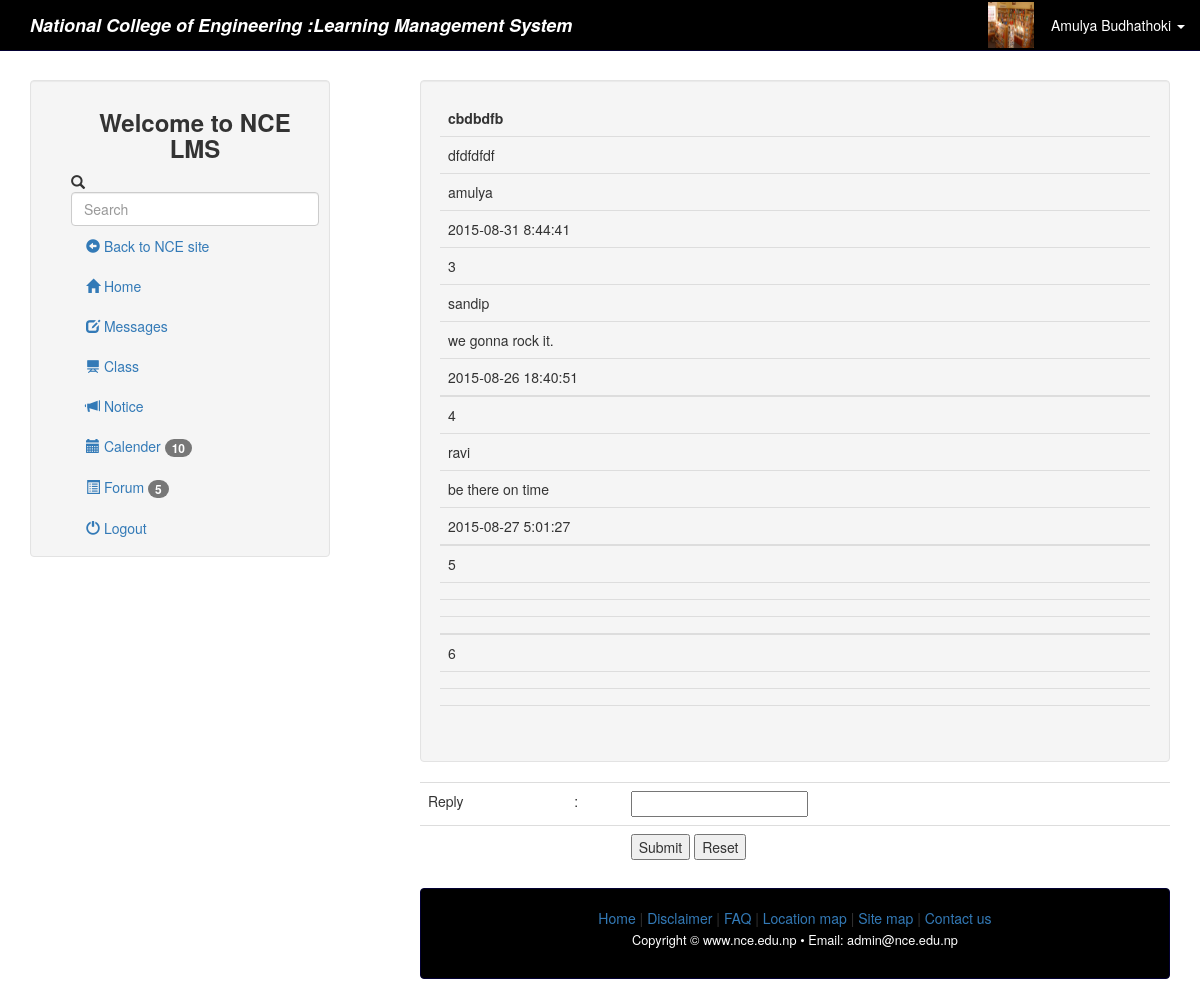
Screenshot of /view_topic.php?id=8 (signed in) with the database file from the repository.
### tables this page shows
CREATE TABLE IF NOT EXISTS `student` (
  `id` int(11) NOT NULL,
  `user` varchar(30) NOT NULL,
  `pass` varchar(30) NOT NULL,
  `fname` varchar(30) NOT NULL,
  `mname` varchar(30) NOT NULL,
  `lname` varchar(30) NOT NULL,
  `email` varchar(30) NOT NULL,
  `year` year(4) NOT NULL DEFAULT '0000',
  `faculty` varchar(30) NOT NULL,
  `roll` int(3) NOT NULL,
  `contact` varchar(10) NOT NULL,
  `t_address` varchar(30) NOT NULL,
  `p_address` varchar(30) NOT NULL,
  `image` varchar(100) NOT NULL
);

CREATE TABLE IF NOT EXISTS `topics` (
  `id` int(4) NOT NULL,
  `question` text NOT NULL,
  `detail` longtext NOT NULL,
  `categories` varchar(3) NOT NULL,
  `username` varchar(65) NOT NULL DEFAULT '',
  `datetime` varchar(25) NOT NULL DEFAULT '',
  `view` int(4) NOT NULL DEFAULT '0',
  `reply` int(4) NOT NULL DEFAULT '0'
);

CREATE TABLE IF NOT EXISTS `replies` (
  `question_id` int(4) NOT NULL DEFAULT '0',
  `a_id` int(4) NOT NULL DEFAULT '0',
  `a_username` varchar(65) NOT NULL DEFAULT '',
  `a_answer` longtext NOT NULL,
  `a_datetime` varchar(25) NOT NULL DEFAULT ''
);

### session.php (called while the page is built, shortened)
<?php
$session_id=$_SESSION['id'];
?>

### view_topic.php (the view, shortened to what this page needs)
<?php include('header_dashboard.php'); ?>
<?php include('session.php'); ?>
<?php
$id = $_GET['id'];
$query ="SELECT* FROM topics where id = '$id'";
$result = mysql_query($query);
$rows=mysql_fetch_array($result);
?>
<body>
<?php include('header_student.php'); ?>
 <div class="container-fluid">
            <div class="row-fluid">
                <?php include('student_sidebar.php'); ?>
<div class="col-md-8">
	<div class="table-responsive">
		<div class="well"><table class="table table-hover">
		<thead>
			<tr><td><strong><?php echo $rows['question'];?></strong></td></tr>
			<tr><td><?php echo $rows['detail'];?></td></tr>
			<tr><td><?php echo $rows['username'];?></td></tr>
			<tr><td><?php echo $rows['datetime'];?></td></tr>
		</thead></div>
<?php
$query2 = "SELECT* FROM replies where question_id='$id'";
$result2 = mysql_query($query2);
while($rows = mysql_fetch_array($result2)){ ?>
	<tbody >
		<tr> <td><?php echo $rows['a_id'];?></td> </tr>
		<tr> <td><?php echo $rows['a_username'];?></td> </tr>
		<tr> <td><?php echo $rows['a_answer'];?></td> </tr>
		<tr> <td><?php echo $rows['a_datetime'];?></td> </tr>
	</tbody>
	<?php } ?>
	</div>
	<div class="table-responsive">
	<table class="table">
		<form name="reply_from" method="POST" action="add_answer.php">
		<tr>
		<td>Reply</td>
		<td>:</td>
		<td>
		<input name="a_answer" id="a_answer"  />
		</tr>
		<tr>
		<td>&nbsp;</td>
		<td>&nbsp;</td>
		<td>
		<input type="submit" name="submit" value="Submit" />
		<input type="reset" name="reset" value="Reset" />
		</td>
		</tr>
		</form>
	</table>
	</div>
	<?php include('footer.php');?>
</body>

### header_dashboard.php (shortened to what this page needs)
<!DOCTYPE html>
<html class="no-js">
    <head>
		<link href="css/bootstrap.css" rel="stylesheet">
		<link href="css/fullcalendar.css" rel="stylesheet">
	   <link href="css/jquery.jgrowl.css" rel="stylesheet" media="screen">
	      <link rel="stylesheet" type="text/css" href="css/mystyles.css">
	      <link rel="stylesheet" type="text/css" href="css/forum.css">
    </head>

### header_student.php (shortened to what this page needs)
<nav class="navbar navbar-default navbar-fixed-top">
  <div class="navbar-inner">
  <div class="container-fluid">
    <div class="navbar-header">
      <a id="ncelms" class="navbar-brand" href="http://localhost/nce/dashboard_student.php">National College of Engineering :Learning Management System</a>
    </div>
    <div class="collapse navbar-collapse" id="bs-example-navbar-collapse-1">
      <ul class="nav navbar-nav navbar-right">
      <?php $query= mysql_query("select * from student where id = '$session_id'")or die(mysql_error());
									$row = mysql_fetch_array($query);?>
      					<li>
      						<img id="avatar" class="img-polaroid" src="admin/<?php echo $row['image'];  ?> " width= "50px"
  								height="50px" >
    						  </li>
        <li class="dropdown">
								<a href="#" role="button" class="dropdown-toggle" data-toggle="dropdown"> <i class="icon-user icon-large"></i><?php echo $row['fname']." ".$row['lname'];  ?> <i class="caret"></i></a>
							</li>
      </ul>
    </div>
  </div>
  </div>
</nav>

### student_sidebar.php (shortened to what this page needs)
<div class="col-md-4">
    <div class="well" style="width:300px; padding: 8px 0;">
		<ul class="nav nav-list">
		  <center><li class="nav-header"><h3>Welcome to NCE LMS</h3></li> </center>
		  <li><form method="POST"  class="navbar-search"><span class="glyphicon glyphicon-search" aria-hidden="true"></span>
          <input type="text" class="form-control" placeholder="Search">
          </form></li>
          <li><a href="index.php"><span class="glyphicon glyphicon-circle-arrow-left" aria-hidden="true"></span> Back to NCE site</a></li>
		  <li><a href="index.php"><span class="glyphicon glyphicon-home" aria-hidden="true"></span> Home</a></li>
          <li><a href="index.php"><span class="glyphicon glyphicon-edit" aria-hidden="true"></span> Messages</a></li>
          <li><a href="index.php"><span class="glyphicon glyphicon-blackboard" aria-hidden="true"></span> Class</a></li>
          <li><a href="notice_student.php"><span class="glyphicon glyphicon-bullhorn" aria-hidden="true"></span> Notice</a></li>
          <li><a href="calender.php"><span class="glyphicon glyphicon-calendar" aria-hidden="true"></span>  Calender <span class="badge badge-info">10</span></a></li>
		      <li><a href="main_forum.php"><span class="glyphicon glyphicon-list-alt" aria-hidden="true"></span>  Forum <span class="badge badge-info">5</span></a></li>
		  <li><a href="logout.php"><span class="glyphicon glyphicon-off" aria-hidden="true"></span> Logout</a></li>
		</ul>
	</div>
</div>

### footer.php
<center>
	<footer>
		<div class="well" id="well-footer">
		<a href="index.php">Home </a>|<a href="index.php"> Disclaimer </a>|<a href="index.php"> FAQ </a> |<a href="index.php"> Location map </a>
		 |<a href="index.php"> Site map </a>
		 |<a href="index.php"> Contact us </a>
		<p id="sm-footer"><small >Copyright © www.nce.edu.np • Email: admin@nce.edu.np</small></p>
		</div>
</footer>
</center>
</div>
</div>

### css/mystyles.css (style rules this page uses)
html, body { height: 100%; padding-top: 40px; }
.navbar-default { background-color: black; border-color: #030033; }
.navbar-default .navbar-nav > li > a { color: white; }
#well-footer { background-color: black; border-color: #030033; }
#sm-footer { color: white; }
body { background: -moz-linear-gradient(center top , #FFFFFF, #82A3E6) repeat fixed 0 0 rgba(0, 0, 0, 0); }
#ncelms { font-weight: bold; color:white; font-style: italic; }

### rows the page displays
student: image (picture), fname "Amulya", lname "Budhathoki"
topics: question "cbdbdfb", detail "dfdfdfdf", username "amulya", datetime "2015-08-31 8:44:41"
replies: a "3", a_username "sandip", a_answer "we gonna rock it.", a_datetime "2015-08-26 18:40:51"
replies: a "4", a_username "ravi", a_answer "be there on time", a_datetime "2015-08-27 5:01:27"
replies: a "5"
replies: a "6"
